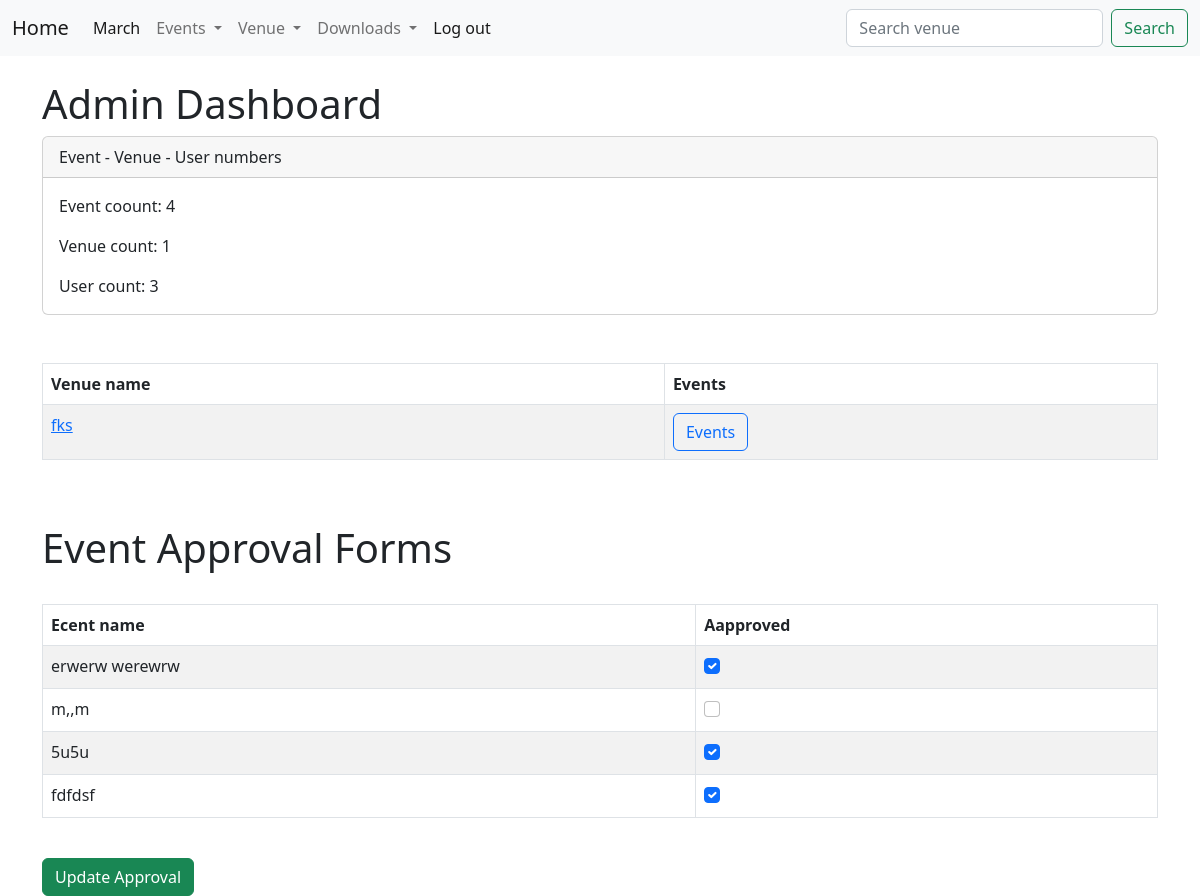
Page /admin_approverd (signed in) on the earlier database version.
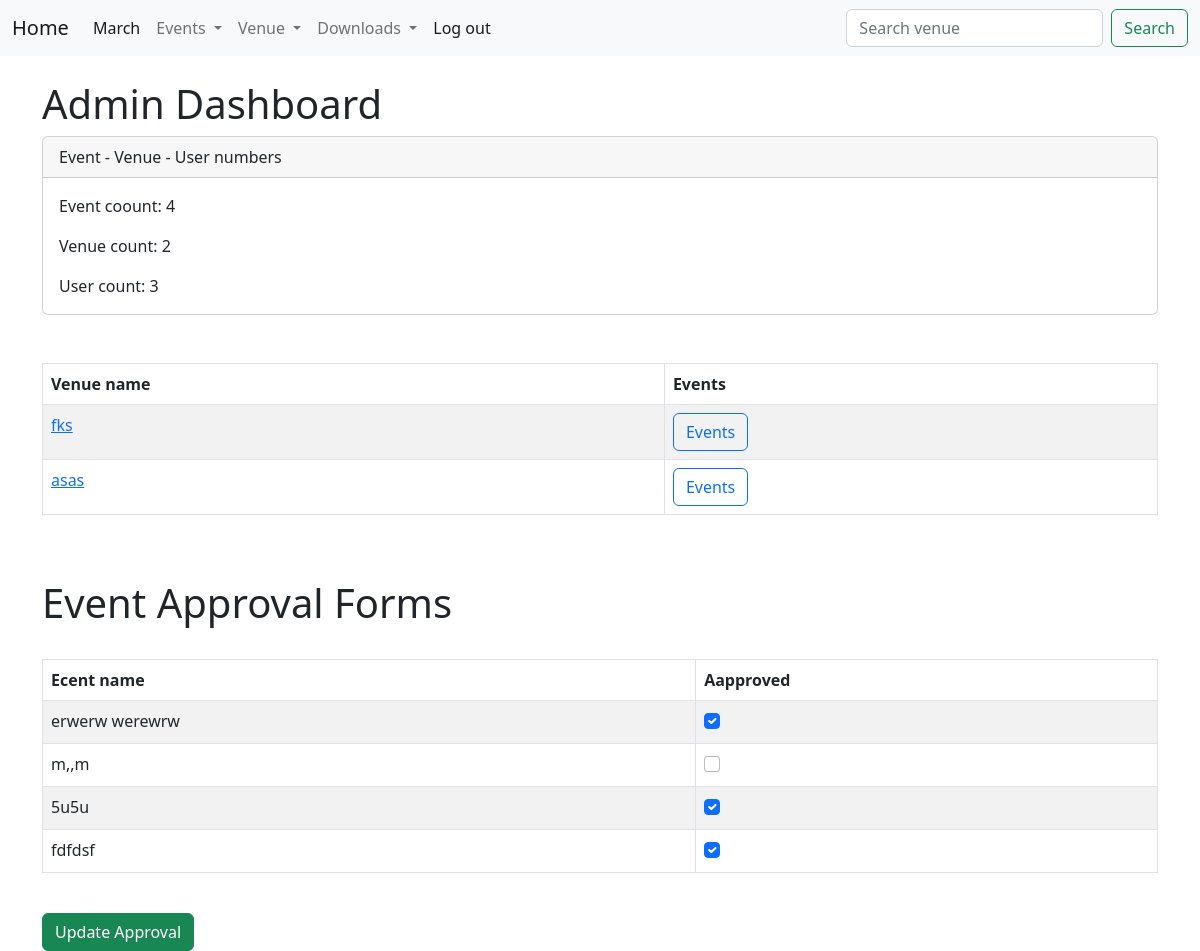
Same page on the later database version.
### djangowedapp1/models.py (models this page shows, shortened)
class Venue(models.Model):
    name = models.CharField("Venue name", max_length=120)
    address = models.CharField( max_length=120)
    zip_code = models.CharField("Zip code", max_length=120)
    phone = models.CharField("Contact number", max_length=120)
    web = models.URLField("Website address")
    email_adress = models.EmailField("Email", max_length=254)
    owner = models.IntegerField("Venue owner", blank=False,default=1)
    image = models.ImageField(null=True, blank=True, upload_to='images/')
    def __str__(self):
        return self.name

class Event(models.Model):
    name = models.CharField("Event name", max_length=120)
    event_date = models.DateTimeField("Event date")
    venue = models.ForeignKey(Venue, blank=True, null=True, on_delete=models.CASCADE)
    manager = models.ForeignKey(User, blank=True, null=True, on_delete=models.SET_NULL)
    description = models.TextField(blank=True)
    attendees = models.ManyToManyField(MyClubUser)
    approved = models.BooleanField("Approved", default=False)
    def __str__(self):
        return self.name

### djangowedapp1/views.py (the view)
# urls.py: path('admin_approverd',admin_approverd, name="admin_approverd"),
def admin_approverd(request):
    venues_list = Venue.objects.all()
    event_count = Event.objects.all().count()
    venue_count = Venue.objects.all().count()
    user_count = User.objects.all().count()
    events = Event.objects.all().order_by('event_date')
    if request.user.is_superuser:
        if request.method == 'POST':
            id_request = request.POST.getlist('boxes')
            for x in id_request:
                Event.objects.filter(pk=x).update(approved=True)
            messages.success(request, ("Done succesfully"))
            return redirect('home')
        else:
            return render(request, "events/admin_approverd.html",
                          {
                              "events": events,
                              "event_count": event_count,
                              "venue_count": venue_count,
                              "user_count": user_count,
                              "venues_list": venues_list
                          })
    else:
        messages.success(request, ("You are not manager"))
        return redirect('home')

### djangowedapp1/templates/events/admin_approverd.html (shortened to what this page needs)
<!DOCTYPE html>
<html>
    <head>
        <link rel="stylesheet" href="">
    </head>
    <body>
        {% extends 'events/base.html' %}
{% block content %}
<h1>Admin Dashboard</h1>
<form method="post">
    <div class="card">
        <div class="card-header">
          Event - Venue - User numbers
        </div>
        <div class="card-body">
          <p class="card-text"> Event coount: {{ event_count}}<br/></p>
          <p class="card-text"> Venue count: {{ venue_count}} <br/></p>
          <p class="card-text"> User count: {{ user_count}} <br/></p>
        </div>
      </div>
    <br/><br/>
    <table class="table table-striped table-hover table-bordered ">
      <thead>
        <tr>
          <th scope="col">Venue name</th>
          <th scope="col">Events</th>
        </tr>
      </thead>
      <tbody>
          {% for venue in venues_list %}
      <tr>
      <td>
       <a href="{% url 'show_venue' venue.id %}"> {{ venue }}<a/>
      </td>
      <td>
        <a href ="{% url 'venue_events' venue.id %}" class="btn btn-outline-primary"  >Events</a>
      </td>
    </tr>
  {% endfor %}
  </tbody>
      </table>
      <br/><br/>
<h1>Event Approval Forms </h1>
    <br/>
<table class="table table-striped table-hover table-bordered ">
    <thead>
      <tr>
        <th scope="col">Ecent name</th>
        <th scope="col">Aapproved</th>
      </tr>
    </thead>
    <tbody>
        {% for event in events %}
    <tr>
    <td>{{event}}</td>
    <td>
           {% if event.approved %}
           <div class="form-check">
        <input class="form-check-input" type="checkbox" checked="checked" value={{event.id}} name="boxes">
           </div>
           {% else %}
           <div class="form-check">
            <input class ="form-check-input" type="checkbox" value={{event.id}} name="boxes">
               </div>
               {% endif %}
    </td>
{% endfor %}
</tbody>
    </table>
<br/>
<button type="submit" class="btn btn-success">Update Approval</button>
        {% endblock  %}

Differences in the rows shown:
added Venue: name "asas"
Other differences:
{{ venue_count }}: "1" → "2"
